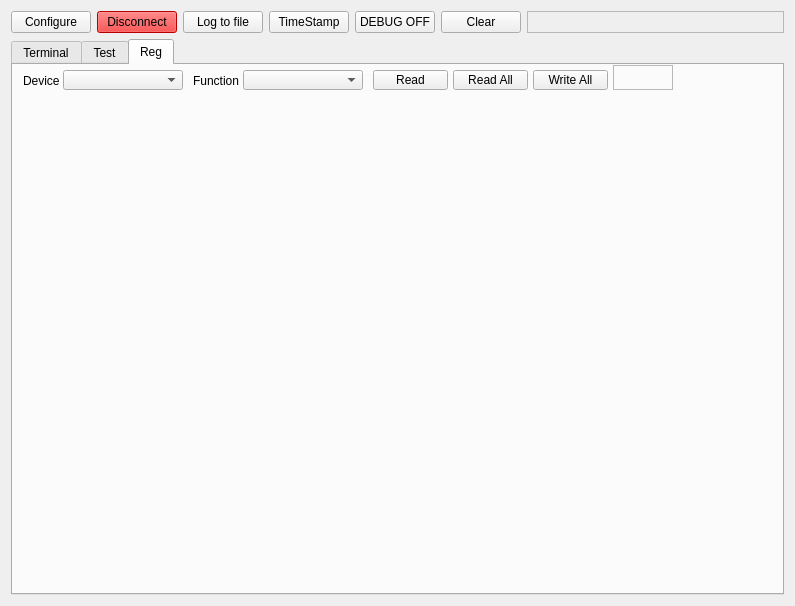
<?xml version="1.0" encoding="UTF-8"?>
<ui version="4.0">
 <class>MainWindow</class>
 <widget class="QWidget" name="MainWindow">
  <property name="enabled">
   <bool>true</bool>
  </property>
  <property name="geometry">
   <rect>
    <x>0</x>
    <y>0</y>
    <width>795</width>
    <height>606</height>
   </rect>
  </property>
  <property name="windowTitle">
   <string>Terminal</string>
  </property>
  <property name="windowIcon">
   <iconset>
    <normaloff>Icon.ico</normaloff>Icon.ico</iconset>
  </property>
  <layout class="QGridLayout" name="gridLayout_2">
   <item row="0" column="0">
    <layout class="QGridLayout" name="gridLayout">
     <item row="0" column="2">
      <widget class="QPushButton" name="log">
       <property name="sizePolicy">
        <sizepolicy hsizetype="Fixed" vsizetype="Fixed">
         <horstretch>0</horstretch>
         <verstretch>0</verstretch>
        </sizepolicy>
       </property>
       <property name="text">
        <string>Log to file</string>
       </property>
      </widget>
     </item>
     <item row="0" column="1">
      <widget class="QPushButton" name="Connect">
       <property name="sizePolicy">
        <sizepolicy hsizetype="Fixed" vsizetype="Fixed">
         <horstretch>0</horstretch>
         <verstretch>0</verstretch>
        </sizepolicy>
       </property>
       <property name="styleSheet">
        <string notr="true">background-color: rgb(255, 0, 0);</string>
       </property>
       <property name="text">
        <string>Disconnect</string>
       </property>
      </widget>
     </item>
     <item row="0" column="3">
      <widget class="QPushButton" name="Timestamp">
       <property name="sizePolicy">
        <sizepolicy hsizetype="Fixed" vsizetype="Fixed">
         <horstretch>0</horstretch>
         <verstretch>0</verstretch>
        </sizepolicy>
       </property>
       <property name="text">
        <string>TimeStamp</string>
       </property>
      </widget>
     </item>
     <item row="0" column="0">
      <widget class="QPushButton" name="Configure">
       <property name="sizePolicy">
        <sizepolicy hsizetype="Fixed" vsizetype="Fixed">
         <horstretch>0</horstretch>
         <verstretch>0</verstretch>
        </sizepolicy>
       </property>
       <property name="text">
        <string>Configure</string>
       </property>
      </widget>
     </item>
     <item row="0" column="5">
      <widget class="QPushButton" name="Clear">
       <property name="sizePolicy">
        <sizepolicy hsizetype="Fixed" vsizetype="Fixed">
         <horstretch>0</horstretch>
         <verstretch>0</verstretch>
        </sizepolicy>
       </property>
       <property name="text">
        <string>Clear</string>
       </property>
      </widget>
     </item>
     <item row="0" column="6">
      <widget class="QFrame" name="frame">
       <property name="frameShape">
        <enum>QFrame::StyledPanel</enum>
       </property>
       <property name="frameShadow">
        <enum>QFrame::Raised</enum>
       </property>
      </widget>
     </item>
     <item row="0" column="4">
      <widget class="QPushButton" name="Debug">
       <property name="sizePolicy">
        <sizepolicy hsizetype="Fixed" vsizetype="Fixed">
         <horstretch>0</horstretch>
         <verstretch>0</verstretch>
        </sizepolicy>
       </property>
       <property name="text">
        <string>DEBUG OFF</string>
       </property>
      </widget>
     </item>
    </layout>
   </item>
   <item row="1" column="0">
    <widget class="QTabWidget" name="tabWidget">
     <property name="currentIndex">
      <number>2</number>
     </property>
     <widget class="QWidget" name="tab">
      <attribute name="title">
       <string>Terminal</string>
      </attribute>
      <layout class="QGridLayout" name="gridLayout_3">
       <item row="1" column="0">
        <widget class="QComboBox" name="CmdType"/>
       </item>
       <item row="1" column="1">
        <widget class="QLineEdit" name="command"/>
       </item>
       <item row="0" column="0" colspan="2">
        <widget class="QTextBrowser" name="OutputText">
         <property name="enabled">
          <bool>true</bool>
         </property>
         <property name="sizePolicy">
          <sizepolicy hsizetype="Expanding" vsizetype="Expanding">
           <horstretch>0</horstretch>
           <verstretch>0</verstretch>
          </sizepolicy>
         </property>
         <property name="mouseTracking">
          <bool>false</bool>
         </property>
         <property name="focusPolicy">
          <enum>Qt::StrongFocus</enum>
         </property>
         <property name="contextMenuPolicy">
          <enum>Qt::DefaultContextMenu</enum>
         </property>
         <property name="readOnly">
          <bool>true</bool>
         </property>
        </widget>
       </item>
      </layout>
     </widget>
     <widget class="QWidget" name="tab_2">
      <attribute name="title">
       <string>Test</string>
      </attribute>
      <layout class="QVBoxLayout" name="verticalLayout_2">
       <item>
        <widget class="QTextBrowser" name="MBOutputText">
         <property name="enabled">
          <bool>true</bool>
         </property>
         <property name="sizePolicy">
          <sizepolicy hsizetype="Expanding" vsizetype="Expanding">
           <horstretch>0</horstretch>
           <verstretch>0</verstretch>
          </sizepolicy>
         </property>
         <property name="mouseTracking">
          <bool>false</bool>
         </property>
         <property name="focusPolicy">
          <enum>Qt::StrongFocus</enum>
         </property>
         <property name="contextMenuPolicy">
          <enum>Qt::DefaultContextMenu</enum>
         </property>
         <property name="readOnly">
          <bool>true</bool>
         </property>
        </widget>
       </item>
       <item>
        <widget class="QLineEdit" name="MBCMD"/>
       </item>
      </layout>
     </widget>
     <widget class="QWidget" name="tab_3">
      <attribute name="title">
       <string>Reg</string>
      </attribute>
      <widget class="QComboBox" name="Device">
       <property name="geometry">
        <rect>
         <x>50</x>
         <y>5</y>
         <width>120</width>
         <height>20</height>
        </rect>
       </property>
      </widget>
      <widget class="QComboBox" name="Function">
       <property name="geometry">
        <rect>
         <x>230</x>
         <y>5</y>
         <width>120</width>
         <height>20</height>
        </rect>
       </property>
      </widget>
      <widget class="QLabel" name="label">
       <property name="geometry">
        <rect>
         <x>10</x>
         <y>10</y>
         <width>47</width>
         <height>12</height>
        </rect>
       </property>
       <property name="text">
        <string>Device</string>
       </property>
      </widget>
      <widget class="QLabel" name="label_2">
       <property name="geometry">
        <rect>
         <x>180</x>
         <y>10</y>
         <width>47</width>
         <height>12</height>
        </rect>
       </property>
       <property name="text">
        <string>Function</string>
       </property>
      </widget>
      <widget class="QPushButton" name="Read_Reg">
       <property name="geometry">
        <rect>
         <x>360</x>
         <y>5</y>
         <width>75</width>
         <height>20</height>
        </rect>
       </property>
       <property name="text">
        <string>Read</string>
       </property>
      </widget>
      <widget class="QPushButton" name="ReadAll">
       <property name="geometry">
        <rect>
         <x>440</x>
         <y>5</y>
         <width>75</width>
         <height>20</height>
        </rect>
       </property>
       <property name="text">
        <string>Read All</string>
       </property>
      </widget>
      <widget class="QPushButton" name="WriteAll">
       <property name="geometry">
        <rect>
         <x>520</x>
         <y>5</y>
         <width>75</width>
         <height>20</height>
        </rect>
       </property>
       <property name="text">
        <string>Write All</string>
       </property>
      </widget>
      <widget class="QFrame" name="frame_2">
       <property name="geometry">
        <rect>
         <x>600</x>
         <y>0</y>
         <width>60</width>
         <height>25</height>
        </rect>
       </property>
       <property name="frameShape">
        <enum>QFrame::StyledPanel</enum>
       </property>
       <property name="frameShadow">
        <enum>QFrame::Raised</enum>
       </property>
      </widget>
     </widget>
    </widget>
   </item>
  </layout>
 </widget>
 <resources>
  <include location="icon.qrc"/>
 </resources>
 <connections/>
</ui>
